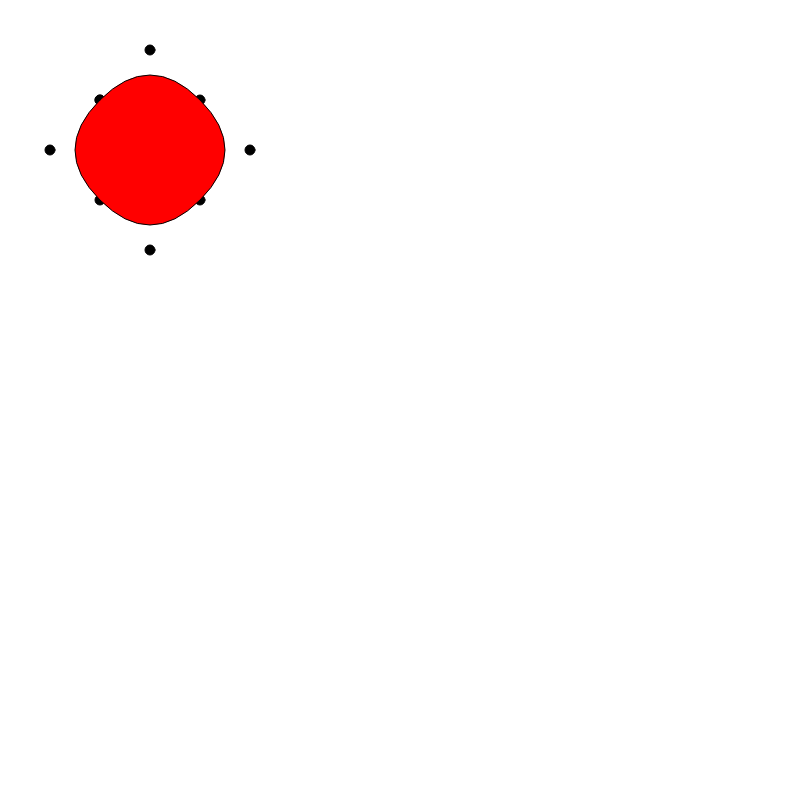
Frame 1 (no input)
Frame 60 (no input): identical to frame 1, image omitted
Frame 120 (the mouse pressed at the canvas centre since frame 60): identical to frame 1, image omitted

The p5.js sketch that drew this single still picture (run headless with seeded random() and noise() and a simulated clock; from frame 60 on, the mouse is pressed at the canvas centre):

// p5.js sketch
// ── sketch.js
let x1, y1, x2, y2, x3, y3, x4, y4;
// x1, first anchor point
// y1, first anchor point
// x2, x-coordinate of the first control point.
// y2, y-coordinate of the first control point.
// x3, x-coordinate of the second control point.
// y3, y-coordinate of the second control point.
// x4, x-coordinate of the anchor point.
// y4, y-coordinate of the anchor point.

let points = [];
let clickedPoint;
let isChanging = false;

function setup() {
  createCanvas(800, 800);

  points.push(new Point(100,100, "anchor"));
  points.push(new Point(150, 50, "bezier"));
  points.push(new Point(200,100, "anchor"));
  points.push(new Point(250, 150, "bezier"));
  points.push(new Point(200,200, "anchor"));
  points.push(new Point(150, 250, "bezier"));
  points.push(new Point(100,200, "anchor"));
  points.push(new Point(50, 150, "bezier"));
  points.push(new Point(100,100, "anchor"));

}

function draw() {
  background(255);
  beginShape();
  fill("red");

  for(let i = 0; i < points.length; i++){
    let p = points[i];
    // vertex(p.x,p.y);
    if(p.type == "anchor"){
      vertex(p.x,p.y);
    } else {
      quadraticVertex(p.x, p.y, points[i+1].x, points[i+1].y);
    }
    fill("black")
    ellipse(p.x,p.y, 10,10);
  }
  // // bezierVertex(x2.value(), y2.value(), x3.value(), y3.value(), x4, y4);
  // quadraticVertex(x2.value(), y2.value(), x4, y4);
  // quadraticVertex(x3.value(), y3.value(), x1, y1);
  // // vertex(x4, y4);
  fill("red");
  endShape();
}

function windowResized() {
  resizeCanvas(windowWidth, windowHeight);
}

// Declaration
class Point {
  constructor(x,y, type) {
    this.x = x;
    this.y = y;
    this.type = type;
  }

  distance(){

  }
}

// Start changing the first control point if the user clicks near it.
function mousePressed() {
  let closestDistance = 100000; //impossible large
  //find the clicked point
  for(let i = 0; i < points.length; i++){
    let thisDistance = dist(points[i].x, points[i].y, mouseX, mouseY)

    print(thisDistance);

    if(thisDistance < closestDistance){
      closestDistance = thisDistance;
      closestPoint = points[i]; 
      print(i, closestPoint);
    }
    //calculate distance between mouse and point, see if it is less than the current closest distance 
  }

  if (dist(closestPoint.x, closestPoint.y, mouseX, mouseY) < 20) {
    
    clickedPoint = closestPoint;
    print(clickedPoint);
    isChanging = true;
  }
}

// Stop changing the first control point when the user releases the mouse.
function mouseReleased() {
  // clickedPoint = null; 
  isChanging = false;
}

// Update the first control point while the user drags the mouse.
function mouseDragged() {
  print(clickedPoint);
  if (isChanging === true) {
    clickedPoint.x = mouseX;
    clickedPoint.y = mouseY;
  }
}
